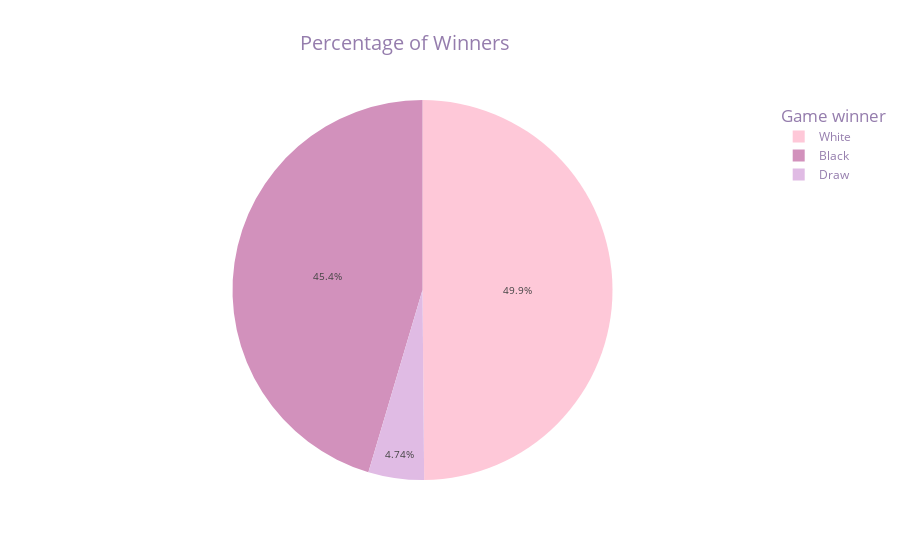

The cell this chart's notebook holds for it:
### Code cell
fig=px.pie(df["winner"].value_counts(),names=df["winner"].value_counts().index,values=df["winner"].value_counts().values,
           title="Percentage of Winners",
            color_discrete_sequence=["#FEC8D8","#D291BC"," #E0BBE4"],
           labels={"names":"Player","values":"Num of Games"}
      )
fig.update_layout(
title_font_color="#957DAD",paper_bgcolor="#fff",title_font_size=20,title_x=.45,font_color="#957DAD",
    plot_bgcolor="#D0D3D4",legend_title_font_size=17,legend_title_font_color="#957DAD",
    legend_title_text="Game winner")
fig.update_yaxes(showgrid=False,visible=False,title="percent of commencts")
fig.update_xaxes(tickfont_size=9)
fig.update_traces(textfont_size=10)
fig.show()

### Figure 1 — Plotly figure (JSON) as saved in the notebook; plotly's stock layout.template omitted (floating-point values rounded to 4 significant figures)
{"data": [{"domain": {"x": [0, 1], "y": [0, 1]}, "hovertemplate": "Player=%{label}<br>Num of Games=%{value}<extra></extra>", "labels": ["White", "Black", "Draw"], "legendgroup": "", "name": "", "showlegend": true, "textfont": {"size": 10}, "type": "pie", "values": [10001, 9107, 950]}], "layout": {"font": {"color": "#957DAD"}, "legend": {"title": {"font": {"color": "#957DAD", "size": 17}, "text": "Game winner"}, "tracegroupgap": 0}, "paper_bgcolor": "#fff", "piecolorway": ["#FEC8D8", "#D291BC", " #E0BBE4"], "plot_bgcolor": "#D0D3D4", "title": {"font": {"color": "#957DAD", "size": 20}, "text": "Percentage of Winners", "x": 0.45}, "xaxis": {"tickfont": {"size": 9}}, "yaxis": {"showgrid": false, "title": {"text": "percent of commencts"}, "visible": false}}}
